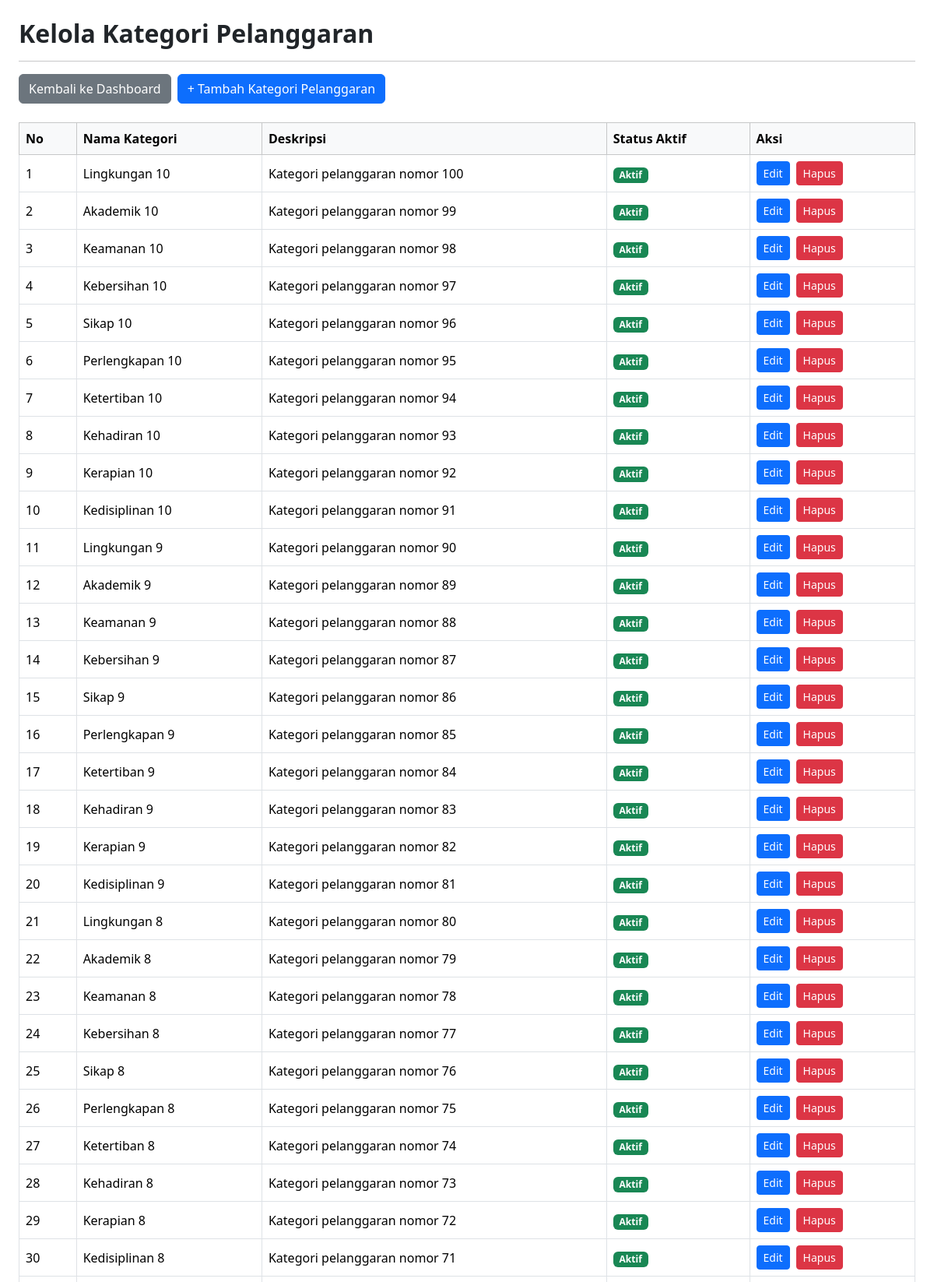
Screenshot of /kelola_kategori_pelanggaran.php (signed in, upper part) with the database file from the repository.
### tables this page shows
CREATE TABLE `t_pelanggaran_kategori` (
  `id` int(11) NOT NULL,
  `nama` varchar(100) DEFAULT NULL,
  `deskripsi` text NOT NULL,
  `status_aktif` tinyint(1) NOT NULL,
  `created_at` timestamp NOT NULL DEFAULT current_timestamp(),
  `updated_at` timestamp NOT NULL DEFAULT current_timestamp()
);

### kelola_kategori_pelanggaran.php (the view, shortened to what this page needs)
<?php
include 'config/koneksi.php';
$embed = isset($_GET['embed']) && $_GET['embed'] === '1';
$sql = "SELECT * FROM t_pelanggaran_kategori ORDER BY id DESC";
$query = mysqli_query($koneksi, $sql);
function e($value) {
    return htmlspecialchars((string) $value, ENT_QUOTES, 'UTF-8');
}
?>
<?php if (!$embed): ?>
<!DOCTYPE html>
<html lang="id">
<head>
    <link href="https://cdn.jsdelivr.net/npm/bootstrap@5.3.3/dist/css/bootstrap.min.css" rel="stylesheet">
    <link href="https://cdn.datatables.net/2.3.4/css/dataTables.bootstrap5.min.css" rel="stylesheet">
</head>
<body>
<?php else: ?>
<link href="https://cdn.datatables.net/2.3.4/css/dataTables.bootstrap5.min.css" rel="stylesheet">
<?php endif; ?>
<div class="container-fluid p-3 p-md-4 bg-white">
    <h2 class="fw-bold mb-3">Kelola Kategori Pelanggaran</h2>
    <hr>
    <div class="d-flex flex-wrap gap-2 mb-4">
        <a href="dashboard.php?embed=1"
           class="btn btn-secondary"
           onclick="return kembaliDashboard(event)">
            Kembali ke Dashboard
        </a>
        <a href="tambah_kategori_pelanggaran.php<?= $embed ? '?embed=1' : '' ?>"
           class="btn btn-primary">
            + Tambah Kategori Pelanggaran
        </a>
    </div>
    <div class="table-responsive">
        <table id="tabelKategoriPelanggaran"
               class="table table-bordered table-hover align-middle w-100">
            <thead class="table-light">
                <tr>
                    <th>No</th>
                    <th>Nama Kategori</th>
                    <th>Deskripsi</th>
                    <th>Status Aktif</th>
                    <th>Aksi</th>
                </tr>
            </thead>
            <tbody>
                <?php
                $no = 1;
                if (mysqli_num_rows($query) > 0):
                    while ($data = mysqli_fetch_assoc($query)):
                ?>
                    <tr>
                        <td><?= $no++ ?></td>
                        <td><?= e($data['nama'] ?? '') ?></td>
                        <td><?= e($data['deskripsi'] ?? '') ?></td>
                        <td>
                            <?php if ((int) ($data['status_aktif'] ?? 0) === 1): ?>
                                <span class="badge text-bg-success">Aktif</span>
                            <?php else: ?>
                                <span class="badge text-bg-secondary">Tidak Aktif</span>
                            <?php endif; ?>
                        </td>
                        <td>
                            <div class="d-flex flex-wrap gap-2">
                                <a class="btn btn-sm btn-primary"
                                   href="edit_kategori_pelanggaran.php?id=<?= (int) $data['id'] ?><?= $embed ? '&embed=1' : '' ?>">
                                    Edit
                                </a>
                                <form method="post" action="hapus_kategori_pelanggaran.php" onsubmit="return confirm('Yakin ingin menghapus kategori ini?')">
                                    <button class="btn btn-sm btn-danger" type="submit">Hapus</button>
                                </form>
                            </div>
                        </td>
                    </tr>
                <?php
                    endwhile;
                endif; ?>
            </tbody>
        </table>
    </div>
</div>
<?php if (!$embed): ?>
</body>
</html>
<?php endif; ?>

### rows the page displays
t_pelanggaran_kategori: nama "Lingkungan 10", deskripsi "Kategori pelanggaran nomor 100", status_aktif "Aktif"
t_pelanggaran_kategori: nama "Akademik 10", deskripsi "Kategori pelanggaran nomor 99", status_aktif "Aktif"
t_pelanggaran_kategori: nama "Keamanan 10", deskripsi "Kategori pelanggaran nomor 98", status_aktif "Aktif"
t_pelanggaran_kategori: nama "Kebersihan 10", deskripsi "Kategori pelanggaran nomor 97", status_aktif "Aktif"
t_pelanggaran_kategori: nama "Sikap 10", deskripsi "Kategori pelanggaran nomor 96", status_aktif "Aktif"
t_pelanggaran_kategori: nama "Perlengkapan 10", deskripsi "Kategori pelanggaran nomor 95", status_aktif "Aktif"
t_pelanggaran_kategori: nama "Ketertiban 10", deskripsi "Kategori pelanggaran nomor 94", status_aktif "Aktif"
t_pelanggaran_kategori: nama "Kehadiran 10", deskripsi "Kategori pelanggaran nomor 93", status_aktif "Aktif"
t_pelanggaran_kategori: nama "Kerapian 10", deskripsi "Kategori pelanggaran nomor 92", status_aktif "Aktif"
t_pelanggaran_kategori: nama "Kedisiplinan 10", deskripsi "Kategori pelanggaran nomor 91", status_aktif "Aktif"
t_pelanggaran_kategori: nama "Lingkungan 9", deskripsi "Kategori pelanggaran nomor 90", status_aktif "Aktif"
t_pelanggaran_kategori: nama "Akademik 9", deskripsi "Kategori pelanggaran nomor 89", status_aktif "Aktif"
t_pelanggaran_kategori: nama "Keamanan 9", deskripsi "Kategori pelanggaran nomor 88", status_aktif "Aktif"
t_pelanggaran_kategori: nama "Kebersihan 9", deskripsi "Kategori pelanggaran nomor 87", status_aktif "Aktif"
t_pelanggaran_kategori: nama "Sikap 9", deskripsi "Kategori pelanggaran nomor 86", status_aktif "Aktif"
t_pelanggaran_kategori: nama "Perlengkapan 9", deskripsi "Kategori pelanggaran nomor 85", status_aktif "Aktif"
t_pelanggaran_kategori: nama "Ketertiban 9", deskripsi "Kategori pelanggaran nomor 84", status_aktif "Aktif"
t_pelanggaran_kategori: nama "Kehadiran 9", deskripsi "Kategori pelanggaran nomor 83", status_aktif "Aktif"
t_pelanggaran_kategori: nama "Kerapian 9", deskripsi "Kategori pelanggaran nomor 82", status_aktif "Aktif"
t_pelanggaran_kategori: nama "Kedisiplinan 9", deskripsi "Kategori pelanggaran nomor 81", status_aktif "Aktif"
t_pelanggaran_kategori: nama "Lingkungan 8", deskripsi "Kategori pelanggaran nomor 80", status_aktif "Aktif"
t_pelanggaran_kategori: nama "Akademik 8", deskripsi "Kategori pelanggaran nomor 79", status_aktif "Aktif"
t_pelanggaran_kategori: nama "Keamanan 8", deskripsi "Kategori pelanggaran nomor 78", status_aktif "Aktif"
t_pelanggaran_kategori: nama "Kebersihan 8", deskripsi "Kategori pelanggaran nomor 77", status_aktif "Aktif"
t_pelanggaran_kategori: nama "Sikap 8", deskripsi "Kategori pelanggaran nomor 76", status_aktif "Aktif"
t_pelanggaran_kategori: nama "Perlengkapan 8", deskripsi "Kategori pelanggaran nomor 75", status_aktif "Aktif"
t_pelanggaran_kategori: nama "Ketertiban 8", deskripsi "Kategori pelanggaran nomor 74", status_aktif "Aktif"
t_pelanggaran_kategori: nama "Kehadiran 8", deskripsi "Kategori pelanggaran nomor 73", status_aktif "Aktif"
t_pelanggaran_kategori: nama "Kerapian 8", deskripsi "Kategori pelanggaran nomor 72", status_aktif "Aktif"
t_pelanggaran_kategori: nama "Kedisiplinan 8", deskripsi "Kategori pelanggaran nomor 71", status_aktif "Aktif"
